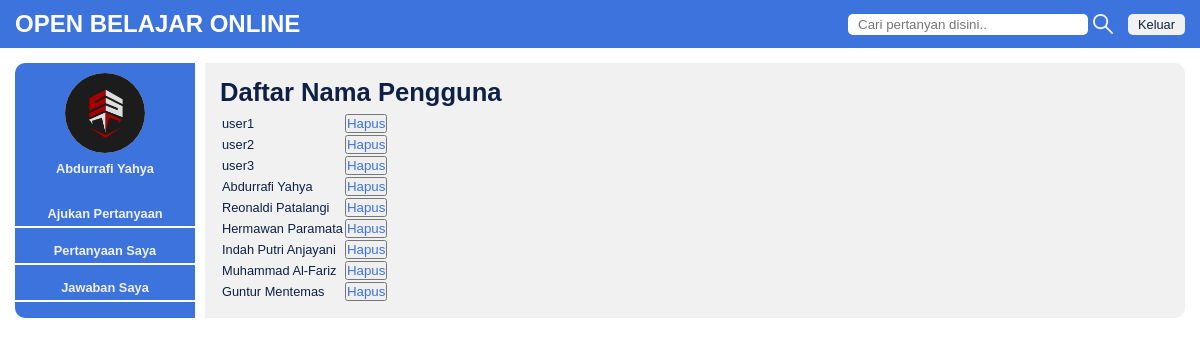
The page /home/lihat_pengguna.php (signed in) on the database its author committed.
### tables this page shows
CREATE TABLE IF NOT EXISTS `pengguna` (
  `id_pengguna` int(11) NOT NULL AUTO_INCREMENT,
  `nama_lengkap` varchar(50) NOT NULL,
  `nama_pengguna` varchar(50) NOT NULL,
  `email` varchar(50) NOT NULL,
  `kata_sandi` varchar(50) NOT NULL,
  `peran` enum('pengguna','admin') NOT NULL,
  `jenjang_pendidikan` enum('sd','smp','sma','kuliah','lainnya') NOT NULL,
  `fotoprofil` text NOT NULL,
  PRIMARY KEY (`id_pengguna`)
);

### home/lihat_pengguna.php (the view)
<!DOCTYPE html>
<html lang="en">
<head>
	<?php include '../includes/head.php' ?>
</head>
<body>
	<?php include '../includes/navbar.php' ?>
	<div class="container">
		<?php include '../includes/menu.php' ?>
		<div class="content">
			<h1>Daftar Nama Pengguna</h1>
			<?php
				$query = mysqli_query($db,"SELECT * FROM pengguna");
			 ?>
			<table>
				<?php while($row = mysqli_fetch_array($query)){ ?>
					<tr>
						<td><?php echo $row['nama_lengkap'];?></td>
						<td><button><a href="aksi_hapus_pengguna.php?id=<?php echo $row['id_pengguna']; ?>">Hapus</a></button></td>
					</tr>
				<?php } ?>
			</table>
		</div>
</body>
</html>

### includes/menu.php
<div class="menu">
			<div class="menu-head">
				<?php
				$query = mysqli_query($db, "SELECT * FROM pengguna WHERE id_pengguna='$_SESSION[id_pengguna]' ");
				while($row=mysqli_fetch_array($query)) {?>
				<img src="<?php echo '../images/'.$row['fotoprofil'] ?>">
				<label><a href="../home/pengguna.php?id=<?php echo $row['id_pengguna'] ?>"><?php echo $row['nama_lengkap'] ?></a></label>
			</div>
			<?php
			if($row['peran']=='admin'){
			 ?>
			 <ul>
				<li><a href="../home/lihat_pertanyaan.php">Lihat Pertanyaan</a></li>
				<li><a href="../home/lihat_pengguna.php">Lihat Pengguna</a></li>
				<li><a href="../home/kategori.php">Tambah Kategori</a></li>
			</ul>
			<?php }else{?>
				<ul>
				<li><a href="../home/buat_pertanyaan.php">Ajukan Pertanyaan</a></li>
				<li><a href="../home/pertanyaanku.php">Pertanyaan Saya</a></li>
				<li><a href="../home/jawabanku.php">Jawaban Saya</a></li>
			</ul>
			<?php
			}
			 } ?>
		</div>

### includes/main.css (style rules this page uses)
* { margin: 0; padding: 0; box-sizing: border-box; }
body { font-family: 'arial', sans-serif; font-size: 0.8rem; color: #0e2045; }
a { text-decoration: none; color: #3d73dd; }
.container { display: flex; margin: 15px; }
.menu { background-color: #3d73dd; width: 180px; border-radius: 10px 0 0 10px; text-align: center; font-weight: bold; }
.menu-head { margin: 10px 0; margin-bottom: 30px; text-align: center; color: #f1f1f1; }
.menu-head img { border-radius: 50%; height: 80px; width: 80px; background-color: #f1f1f1; }
.menu a { color: #f1f1f1; }
.menu ul { list-style: none; }
.menu li { margin: 15px 0px; padding-bottom: 5px; border-bottom: 2px solid white; }
.content { background-color: #f1f1f1; border-radius: 0 10px 10px 0; flex-grow: 1; margin-left: 10px; padding: 15px; }
.content h1,h2,h3 { margin-bottom: 5px; }
label { display: block; margin: 5px 0; }

### rows shown on the page
pengguna: fotoprofil (picture), nama_lengkap "Abdurrafi Yahya", peran "Ajukan Pertanyaan"
pengguna: nama_lengkap "user1"
pengguna: nama_lengkap "user2"
pengguna: nama_lengkap "user3"
pengguna: nama_lengkap "Reonaldi Patalangi"
pengguna: nama_lengkap "Hermawan Paramata"
pengguna: nama_lengkap "Indah Putri Anjayani"
pengguna: nama_lengkap "Muhammad Al-Fariz"
pengguna: nama_lengkap "Guntur Mentemas"
